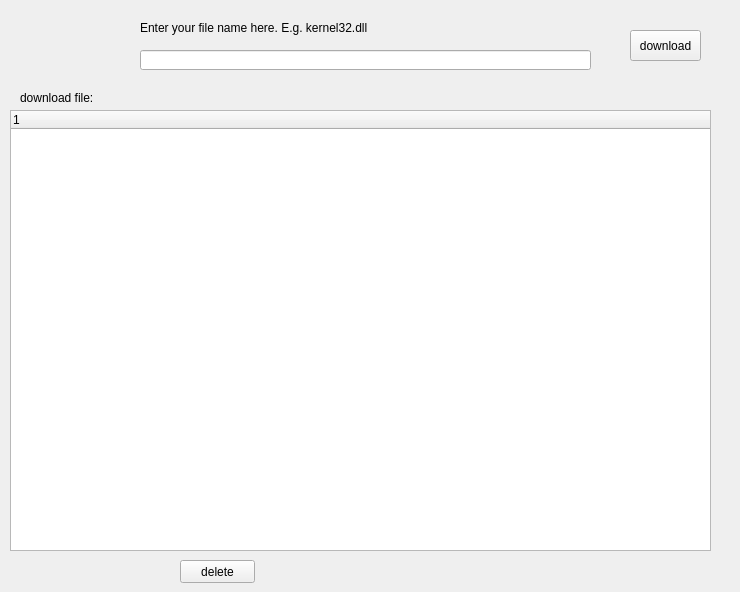
<?xml version="1.0" encoding="UTF-8"?>
<ui version="4.0">
 <class>WidgetFileRepair</class>
 <widget class="QWidget" name="WidgetFileRepair">
  <property name="geometry">
   <rect>
    <x>0</x>
    <y>0</y>
    <width>740</width>
    <height>592</height>
   </rect>
  </property>
  <property name="windowTitle">
   <string>Form</string>
  </property>
  <widget class="QLineEdit" name="lineEdit">
   <property name="geometry">
    <rect>
     <x>140</x>
     <y>50</y>
     <width>451</width>
     <height>20</height>
    </rect>
   </property>
  </widget>
  <widget class="QLabel" name="label">
   <property name="geometry">
    <rect>
     <x>20</x>
     <y>10</y>
     <width>71</width>
     <height>71</height>
    </rect>
   </property>
   <property name="text">
    <string/>
   </property>
   <property name="pixmap">
    <pixmap resource="Res.qrc">:/system_scan/find_ico</pixmap>
   </property>
  </widget>
  <widget class="QLabel" name="label_2">
   <property name="geometry">
    <rect>
     <x>140</x>
     <y>20</y>
     <width>451</width>
     <height>16</height>
    </rect>
   </property>
   <property name="text">
    <string>Enter your file name here. E.g. kernel32.dll</string>
   </property>
  </widget>
  <widget class="QPushButton" name="pushButton_download">
   <property name="geometry">
    <rect>
     <x>630</x>
     <y>30</y>
     <width>71</width>
     <height>31</height>
    </rect>
   </property>
   <property name="text">
    <string>download</string>
   </property>
  </widget>
  <widget class="QTreeWidget" name="treeWidget">
   <property name="geometry">
    <rect>
     <x>10</x>
     <y>110</y>
     <width>701</width>
     <height>441</height>
    </rect>
   </property>
   <column>
    <property name="text">
     <string notr="true">1</string>
    </property>
   </column>
  </widget>
  <widget class="QLabel" name="label_3">
   <property name="geometry">
    <rect>
     <x>20</x>
     <y>90</y>
     <width>101</width>
     <height>16</height>
    </rect>
   </property>
   <property name="text">
    <string>download file:</string>
   </property>
  </widget>
  <widget class="QPushButton" name="pushButton_delect">
   <property name="geometry">
    <rect>
     <x>180</x>
     <y>560</y>
     <width>75</width>
     <height>23</height>
    </rect>
   </property>
   <property name="text">
    <string>delete</string>
   </property>
  </widget>
 </widget>
 <resources>
  <include location="Res.qrc"/>
 </resources>
 <connections/>
</ui>
